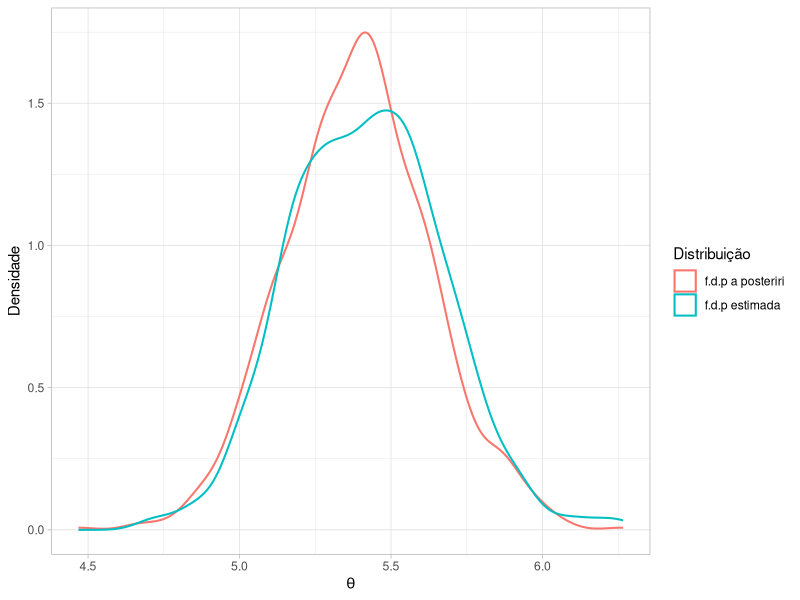
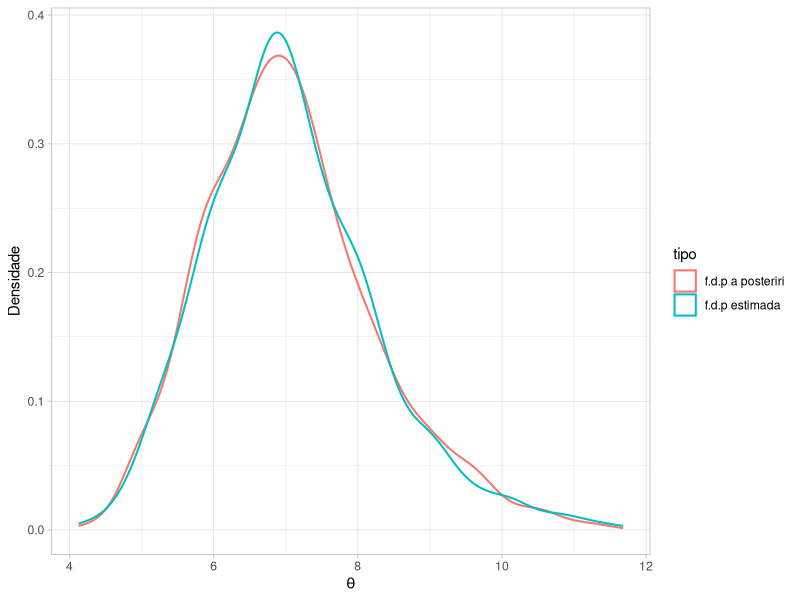
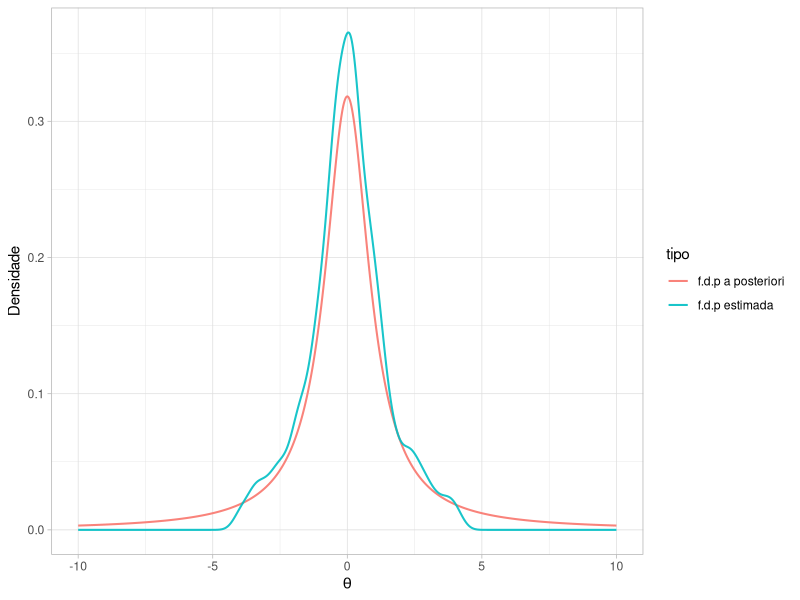
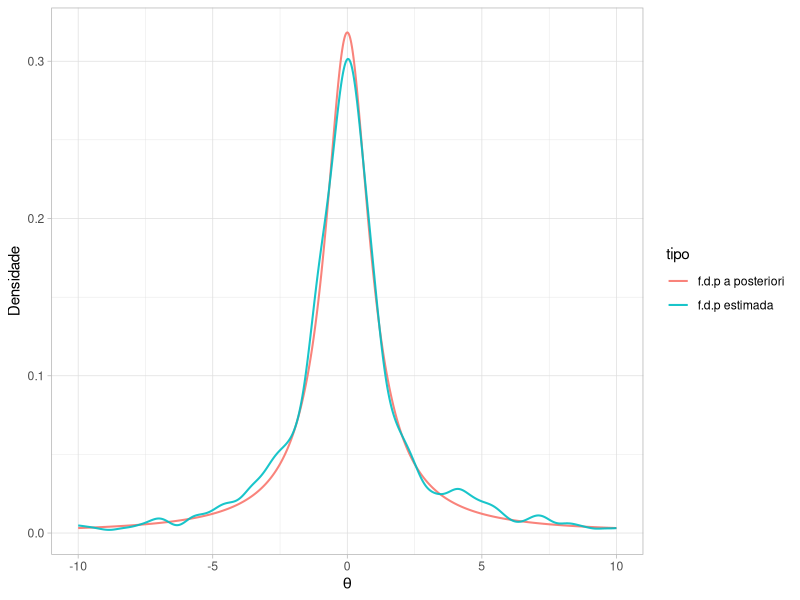

Recreate these plots in R, in order.
## ---- chunk 1
library(tidyverse)
library(ggplot2)
## ---- chunk 2

mi_real = 5 # valor desconhecido que quero estimar
sigma_2_real = 3 # valor conhecido
n = 50 # tamanho da amostra
x = rnorm(n, mi_real, sqrt(sigma_2_real)) # minha amostra
v = 10 # variancia da priori theta ~ N(m, v)
m = 8 # media da priori
theta = rnorm(1000, m, sqrt(v)) # gerei valores de theta a partir da priori
m_g = 10 # parametros da g(theta) ~ N(m_g, v_g)
v_g = 10

#nucleo e ver se há valor negativo
pi_theta = exp((-1/(2*sigma_2_real)) * (-2*theta*sum(x) + n*theta^2))*
  exp((-1/(2*v)) * (theta^2 - 2*theta*m)) # avaliadno o nucleo

cat("menor valor encontrado: ", min(pi_theta)) # nao há valor negativo

w_theta = pi_theta / dnorm(theta, m_g, sqrt(v_g))
# importance ratio
M2 = max(w_theta)

n_samp = 1000 # tamanho amostral desejado
samp = NULL
i = 1

while (length(samp) < n_samp) {
  theta = rnorm(1, m_g, sqrt(v_g)) # gera candidato
  pi_theta = exp((-1/(2*sigma_2_real)) * (-2*theta*sum(x) + n*theta^2))*
    exp((-1/(2*v)) * (theta^2 - 2*theta*m)) # avaliadno o nucleo
  w_theta = pi_theta / dnorm(theta, m_g, v_g) # importance ratio
  if(runif(1,0,1) < (w_theta/M2)){
    samp[i] = theta
    i = i+1
  }
}

v_star = 1/((n/sigma_2_real) + 1/v) # paramentros da posteriori real
m_star = v_star * ((sum(x)/sigma_2_real) + m/v) # paramentros da posteriori real

posteriori_real = rnorm(n_samp, m_star, sqrt(v_star))

df <- bind_rows(
  data.frame(theta = posteriori_real, tipo = "f.d.p a posteriri"),
  data.frame(theta = samp, tipo = "f.d.p estimada")
)

ggplot(df, aes(x = theta, color = tipo)) +
  geom_density(alpha = 0.1, linewidth = 0.7) +
  labs(
    x = expression(theta),
    y = "Densidade",
    color = "Distribuição",
    fill = "Distribuição"
  ) +
  theme_light()

media_post = m_star
var_post = v_star

cat("Média f.d.p estimada: ", mean(samp))
cat("Média f.d.p posteriori: ", media_post)

cat("Variancia f.d.p estimada: ", var(samp))
cat("Variancia f.d.p posteriori: ", var_post)

## ---- chunk 3
rm(list = ls(all = TRUE))

mi_real = 13 # valor conhecido 
sigma_2_real = 5 # valor desconhecido que quero estimar
n = 50 # tamanho da amostra
x = rnorm(n, mi_real, sqrt(sigma_2_real)) # minha amostra
a = 12 # variancia da priori theta ~ GI(a, b)
b = 110 # media da priori
theta = 1/rgamma(1000, shape = a, rate = b) # gerei valores de theta a partir da priori
a_g = 10 # parametros da g(theta) ~ N(m_g, v_g)
b_g = 1

#nucleo e ver se há valor negativo
pi_theta = theta^(-a - n/2 -1)*
  exp(-1/theta *(b + 1/2 * sum((x - mi_real)^2))) # avaliadno o nucleo

cat("menor valor encontrado: ", min(pi_theta)) # nao há valor negativo

w_theta = pi_theta / dgamma(theta, shape = a_g, rate = b_g)
# importance ratio
M2 = max(w_theta)

n_samp = 1000 # tamanho amostral desejado
samp = NULL
i = 1

while (length(samp) < n_samp) {
  theta = rgamma(1, a_g, b_g) # gera candidato
  pi_theta = theta^(-a - n/2 -1)*
    exp(-1/theta *(b + 1/2 * sum((x - mi_real)^2))) # avaliadno o nucleo
  w_theta = pi_theta / dgamma(theta, a_g, b_g) # importance ratio
  if(runif(1,0,1) < (w_theta/M2)){
    samp[i] = theta
    i = i+1
  }
}

a_star = a + n/2 # paramentros da posteriori real
b_star = b + 0.5*(sum(x^2) - 2*mi_real*sum(x) + n*mi_real^2) # paramentros da posteriori real

posteriori_real = 1/rgamma(n_samp, shape = a_star, rate = b_star)

df <- bind_rows(
  data.frame(theta = posteriori_real, tipo = "f.d.p a posteriri"),
  data.frame(theta = samp, tipo = "f.d.p estimada")
)

ggplot(df, aes(x = theta, color = tipo)) +
  geom_density(alpha = 0.9, linewidth = 0.7) +
  labs(
    x = expression(theta),
    y = "Densidade",
  ) +
  theme_light()

media_post = b_star/(a_star-1)
var_post = b_star^2/((a_star-1)^2 * (a_star-2))

cat("Média f.d.p estimada: ", mean(samp))
cat("Média f.d.p posteriori: ", media_post)

cat("Variancia f.d.p estimada: ", var(samp))
cat("Variancia f.d.p posteriori: ", var_post)
## ---- chunk 4
rm(list = ls(all = TRUE))

mi = 0  # paramentros da g(theta) ~ N(mi, sigma_2_real)
sigma_2_real = 1
n = 10000 # tamanho da primeira amostra
theta = rnorm(n, mi, sqrt(sigma_2_real))
cauchy = 1 / (pi * (1 + theta^2))

w_theta = cauchy / dnorm(theta)
# importance ratio
M2 = max(w_theta)

n_samp = 1000 # tamanho amostral desejado
samp = NULL
i = 1

while (length(samp) < n_samp) {
  theta = rnorm(1, mi, sqrt(sigma_2_real))
   # gera candidato
  pi_theta = 1 / (pi * (1 + theta^2)) # minha pi(theta) é a propria distribuicao desejada
  # a estimar
  w_theta = pi_theta / dnorm(theta, mi, sqrt(sigma_2_real)) # importance ratio
  if(runif(1,0,1) < (w_theta/M2)){
    samp[i] = theta
    i = i+1
  }
}

theta_seq <- seq(-10, 10, length.out = 1000)

# Densidade teórica da Cauchy(0,1)
densidade_real <- 1 / (pi * (1 + theta_seq^2))

# Densidade estimada a partir da amostra
densidade_estimada <- density(samp, from = -10, to = 10, n = 1000)$y

df <- bind_rows(
  data.frame(theta = theta_seq, densidade = densidade_real, tipo = "f.d.p a posteriori"),
  data.frame(theta = theta_seq, densidade = densidade_estimada, tipo = "f.d.p estimada")
)

# Gera o gráfico de densidade
ggplot(df, aes(x = theta, y = densidade, color = tipo, fill = tipo,)) +
  geom_line(alpha = 0.9, linewidth = 0.7) +
  labs(
    x = expression(theta),
    y = "Densidade",
  ) +
  theme_light() 

cat("Média f.d.p estimada: ", mean(samp))
cat("Média f.d.p posteriori: ", mean(rcauchy(n_samp)))

cat("Variancia f.d.p estimada: ", var(samp))
cat("Variancia f.d.p posteriori: ", var(rcauchy(n_samp)))
## ---- chunk 5
rm(list = ls(all = TRUE))

mi = 0  # paramentros da g(theta) ~ N(mi, sigma_2_real)
sigma_2_real = 10
n = 1000 # tamanho da primeira amostra
theta = rnorm(n, mi, sqrt(sigma_2_real))
cauchy = 1 / (pi * (1 + theta^2))

w_theta = cauchy / dnorm(theta)
# importance ratio
M2 = 1000 # percebi que pegar o máximo era uma constante muito grande, entao na
# divisao w_theta/M2 dava um numero muito proximo de zero

n_samp = 1000 # tamanho amostral desejado
samp = NULL
i = 1

while (length(samp) < n_samp) {
  theta = rnorm(1, mi, sqrt(sigma_2_real))
   # gera candidato
  pi_theta = 1 / (pi * (1 + theta^2)) # minha pi(theta) é a propria distribuicao desejada
  # a estimar
  w_theta = pi_theta / dnorm(theta, mi, sqrt(sigma_2_real)) # importance ratio
  if(runif(1,0,1) < (w_theta/M2)){
    samp[i] = theta
    i = i+1
  }
}

theta_seq <- seq(-10, 10, length.out = 1000)

# Densidade teórica da Cauchy(0,1)
densidade_real <- 1 / (pi * (1 + theta_seq^2))

# Densidade estimada a partir da amostra
densidade_estimada <- density(samp, from = -10, to = 10, n = 1000)$y

df <- bind_rows(
  data.frame(theta = theta_seq, densidade = densidade_real, tipo = "f.d.p a posteriori"),
  data.frame(theta = theta_seq, densidade = densidade_estimada, tipo = "f.d.p estimada")
)

# Gera o gráfico de densidade
ggplot(df, aes(x = theta, y = densidade, fill = tipo, color = tipo)) +
  geom_line(alpha = 0.9, linewidth = 0.7) +
  labs(
    x = expression(theta),
    y = "Densidade",
  ) +
  theme_light()

cat("Média f.d.p estimada: ", mean(samp))
cat("Média f.d.p posteriori: ", mean(rcauchy(n_samp)))

cat("Variancia f.d.p estimada: ", var(samp))
cat("Variancia f.d.p posteriori: ", var(rcauchy(n_samp)))
